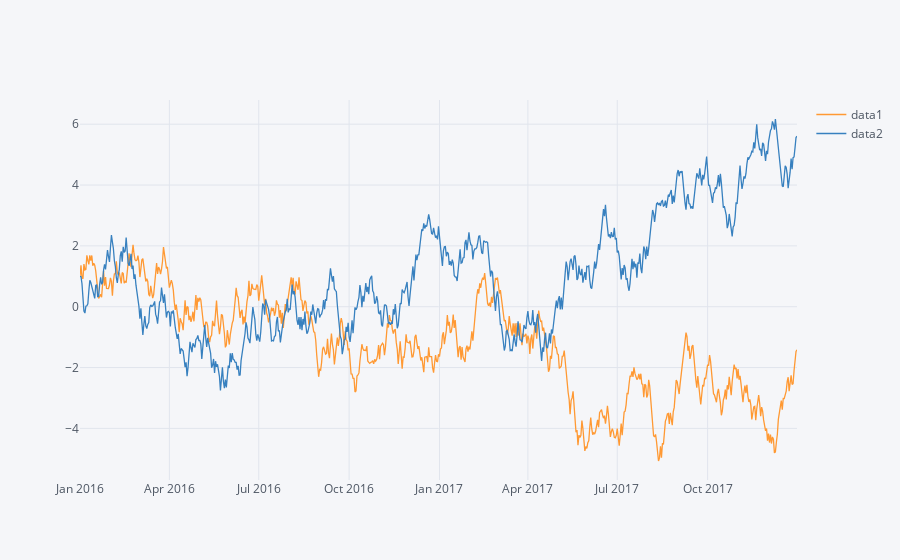

The notebook cell saved with this chart:
### Code cell
iplot(stock_df.iplot(asFigure=True))

### Figure 1 — Plotly figure (JSON) as saved in the notebook; plotly's stock layout.template omitted (floating-point values rounded to 4 significant figures; data arrays with more than 128 entries replaced by an {"elided": "..."} marker saying what was removed)
{"data": [{"line": {"color": "rgba(255, 153, 51, 1.0)", "dash": "solid", "width": 1.3}, "mode": "lines", "name": "data1", "text": "", "type": "scatter", "x": {"elided": "731 str values"}, "y": {"elided": "731 float values"}}, {"line": {"color": "rgba(55, 128, 191, 1.0)", "dash": "solid", "width": 1.3}, "mode": "lines", "name": "data2", "text": "", "type": "scatter", "x": {"elided": "731 str values"}, "y": {"elided": "731 float values"}}], "layout": {"legend": {"bgcolor": "#F5F6F9", "font": {"color": "#4D5663"}}, "paper_bgcolor": "#F5F6F9", "plot_bgcolor": "#F5F6F9", "titlefont": {"color": "#4D5663"}, "xaxis1": {"gridcolor": "#E1E5ED", "showgrid": true, "tickfont": {"color": "#4D5663"}, "title": "", "titlefont": {"color": "#4D5663"}, "zerolinecolor": "#E1E5ED"}, "yaxis1": {"gridcolor": "#E1E5ED", "showgrid": true, "tickfont": {"color": "#4D5663"}, "title": "", "titlefont": {"color": "#4D5663"}, "zerolinecolor": "#E1E5ED"}}}
